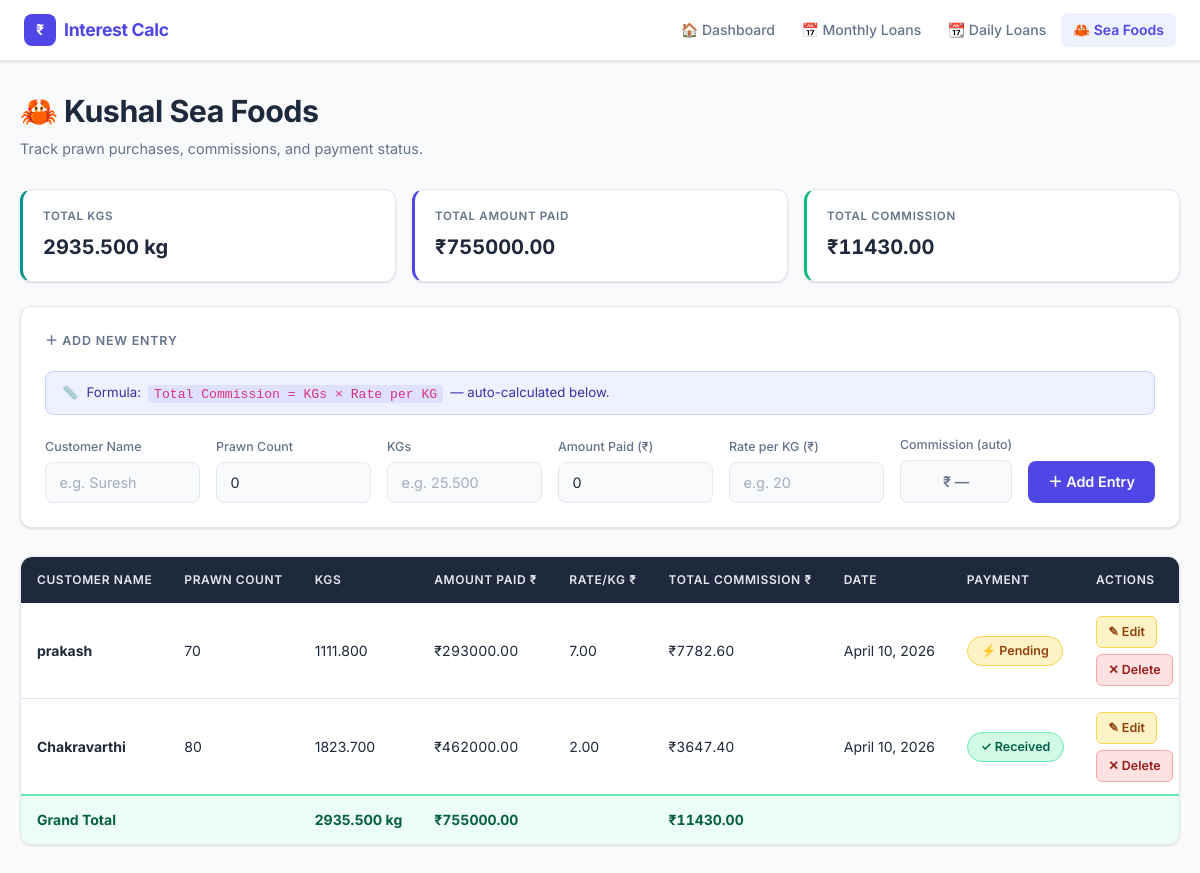
Screenshot of /seafoods/ with the database file from the repository.
### interest_app/models.py (models this page shows, shortened)
class SeaFood(models.Model):
    customer_name = models.CharField(max_length=100)
    prawn_count = models.PositiveIntegerField(default=0)
    kgs = models.DecimalField(max_digits=10, decimal_places=3)
    amount_paid = models.DecimalField(max_digits=12, decimal_places=2, default=Decimal('0'))
    kg_per_commission = models.DecimalField(max_digits=8, decimal_places=2)
    is_payment_received = models.BooleanField(default=False)
    created_at = models.DateField(default=timezone.now)
    @property
    def total_commission(self):
        return self.kgs * self.kg_per_commission

### interest_app/views.py (the view)
# urls.py: path('seafoods/', views.seafoods, name='seafoods'),
def seafoods(request):
    return render(request, 'interest_app/seafoods.html', _seafood_calc_context())

### interest_app/views.py (called while the page is built)
def _seafood_calc_context(records=None, edit_record=None):
    if records is None:
        records = SeaFood.objects.all()
    total_kgs = Decimal('0')
    total_amount_paid = Decimal('0')
    total_commission = Decimal('0')
    for sf in records:
        total_kgs += sf.kgs
        total_amount_paid += sf.amount_paid
        total_commission += sf.total_commission
    ctx = {
        'records': records,
        'total_kgs': total_kgs,
        'total_amount_paid': total_amount_paid,
        'total_commission': total_commission,
    }
    if edit_record:
        ctx['edit_record'] = edit_record
    return ctx

### interest_app/templates/interest_app/seafoods.html (shortened to what this page needs)
{% extends "interest_app/base.html" %}
{% block active_seafoods %}active{% endblock %}
{% block content %}
<div class="page-wrapper">
    <div class="page-header">
        <h1>&#129408; Kushal Sea Foods</h1>
        <p>Track prawn purchases, commissions, and payment status.</p>
    </div>
    {% if records %}
    <div class="summary-grid">
        <div class="summary-card accent-teal">
            <div class="sc-label">Total KGs</div>
            <div class="sc-value">{{ total_kgs|floatformat:3 }} kg</div>
        </div>
        <div class="summary-card accent-primary">
            <div class="sc-label">Total Amount Paid</div>
            <div class="sc-value amount">&#8377;{{ total_amount_paid|floatformat:2 }}</div>
        </div>
        <div class="summary-card accent-success">
            <div class="sc-label">Total Commission</div>
            <div class="sc-value amount">&#8377;{{ total_commission|floatformat:2 }}</div>
        </div>
    </div>
    {% endif %}
    <div class="card-clean">
        <div class="card-title">
            {% if edit_record %}&#9999;&#65039; Edit Record{% else %}&#65291; Add New Entry{% endif %}
        </div>
        <div class="formula-hint">
            <span>&#128207;</span>
            <span>Formula:&nbsp;
                <code>Total Commission = KGs &times; Rate per KG</code>
                &nbsp;&mdash;&nbsp;auto-calculated below.
            </span>
        </div>
        <form method="post" action="{% if edit_record %}{% url 'edit_seafood' edit_record.id %}{% else %}{% url 'add_seafood' %}{% endif %}">
            <div class="row g-3 align-items-end">
                <div class="col-12 col-sm-6 col-lg">
                    <label class="form-label-sm">Customer Name</label>
                    <input type="text" name="customer_name" class="form-control"
                           value="{{ edit_record.customer_name|default:'' }}" placeholder="e.g. Suresh" required>
                </div>
                <div class="col-12 col-sm-6 col-lg">
                    <label class="form-label-sm">Prawn Count</label>
                    <input type="number" step="1" min="0" name="prawn_count" class="form-control"
                           value="{{ edit_record.prawn_count|default:0 }}" placeholder="e.g. 500">
                </div>
                <div class="col-12 col-sm-6 col-lg">
                    <label class="form-label-sm">KGs</label>
                    <input type="number" step="0.001" min="0.001" name="kgs" id="sf_kgs" class="form-control"
                           value="{{ edit_record.kgs|default:'' }}" placeholder="e.g. 25.500" required
                           oninput="sfCalcCommission()">
                </div>
                <div class="col-12 col-sm-6 col-lg">
                    <label class="form-label-sm">Amount Paid (&#8377;)</label>
                    <input type="number" step="0.01" min="0" name="amount_paid" class="form-control"
                           value="{{ edit_record.amount_paid|default:0 }}" placeholder="e.g. 5000">
                </div>
                <div class="col-12 col-sm-6 col-lg">
                    <label class="form-label-sm">Rate per KG (&#8377;)</label>
                    <input type="number" step="0.01" min="0.01" name="kg_per_commission" id="sf_rate" class="form-control"
                           value="{{ edit_record.kg_per_commission|default:'' }}" placeholder="e.g. 20" required
                           oninput="sfCalcCommission()">
                </div>
                <div class="col-12 col-sm-6 col-lg-auto">
                    <label class="form-label-sm">Commission (auto)</label>
                    <div id="sf_commission" style="padding:.55rem .85rem;background:var(--bg);border:1.5px solid var(--border);
                         border-radius:8px;font-size:.9rem;font-weight:600;color:var(--success);min-width:100px;text-align:center;">
                    </div>
                </div>
                <div class="col-12 col-sm-auto d-flex gap-2">
                    {% if edit_record %}
                    <button type="submit" class="btn-warning-custom">&#10004; Update</button>
                    <a href="{% url 'seafoods' %}" class="btn-secondary-custom">&#10005; Cancel</a>
                    {% else %}
                    <button type="submit" class="btn-primary-custom">&#65291; Add Entry</button>
                    {% endif %}
                </div>
            </div>
        </form>
    </div>
    {% if records %}
    <div class="table-wrapper">
        <table class="data-table">
            <thead>
                <tr>
                    <th>Customer Name</th>
                    <th>Prawn Count</th>
                    <th>KGs</th>
                    <th>Amount Paid &#8377;</th>
                    <th>Rate/KG &#8377;</th>
                    <th>Total Commission &#8377;</th>
                    <th>Date</th>
                    <th>Payment</th>
                    <th>Actions</th>
                </tr>
            </thead>
            <tbody>
                {% for sf in records %}
                <tr>
                    <td><strong>{{ sf.customer_name }}</strong></td>
                    <td>{{ sf.prawn_count }}</td>
                    <td>{{ sf.kgs }}</td>
                    <td class="amount">&#8377;{{ sf.amount_paid|floatformat:2 }}</td>
                    <td>{{ sf.kg_per_commission }}</td>
                    <td class="amount">&#8377;{{ sf.total_commission|floatformat:2 }}</td>
                    <td>{{ sf.created_at }}</td>
                    <td>
                        <form method="post" action="{% url 'toggle_seafood_payment' sf.id %}" style="display:inline;">
                            <button type="submit" class="{% if sf.is_payment_received %}toggle-rcvd{% else %}toggle-not-rcvd{% endif %}">
                                {% if sf.is_payment_received %}&#10003; Received{% else %}&#9889; Pending{% endif %}
                            </button>
                        </form>
                    </td>
                    <td>
                        <div style="display:flex;gap:.4rem;flex-wrap:wrap;">
                            <a href="{% url 'edit_seafood' sf.id %}" class="btn-table-edit">&#9998; Edit</a>
                            <a href="{% url 'delete_seafood' sf.id %}" class="btn-table-delete">&#10005; Delete</a>
                        </div>
                    </td>
                </tr>
                {% endfor %}
                <tr class="total-row">
                    <td>Grand Total</td>
                    <td></td>
                    <td>{{ total_kgs|floatformat:3 }} kg</td>
                    <td class="amount">&#8377;{{ total_amount_paid|floatformat:2 }}</td>
                    <td></td>
                    <td class="amount">&#8377;{{ total_commission|floatformat:2 }}</td>
                    <td></td><td></td><td></td>
                </tr>
            </tbody>
        </table>
    </div>
    {% else %}
    <div class="empty-state">
        <div class="empty-icon">&#129408;</div>
        <p>No sea foods records yet. Add your first entry using the form above.</p>
    </div>
    {% endif %}
</div>
{% endblock %}

### rows the page displays
SeaFood: customer_name "prakash", prawn_count "70", kgs "1111.800", amount_paid "293000.00", kg_per_commission "7.00", total_commission "7782.60", created_at "April 10, 2026", is_payment_received "⚡ Pending"
SeaFood: customer_name "Chakravarthi", prawn_count "80", kgs "1823.700", amount_paid "462000.00", kg_per_commission "2.00", total_commission "3647.40", created_at "April 10, 2026", is_payment_received "✓ Received"

### other values shown
{{ total_kgs|floatformat:3 }} "2935.500"
{{ total_amount_paid|floatformat:2 }} "755000.00"
{{ total_commission|floatformat:2 }} "11430.00"
